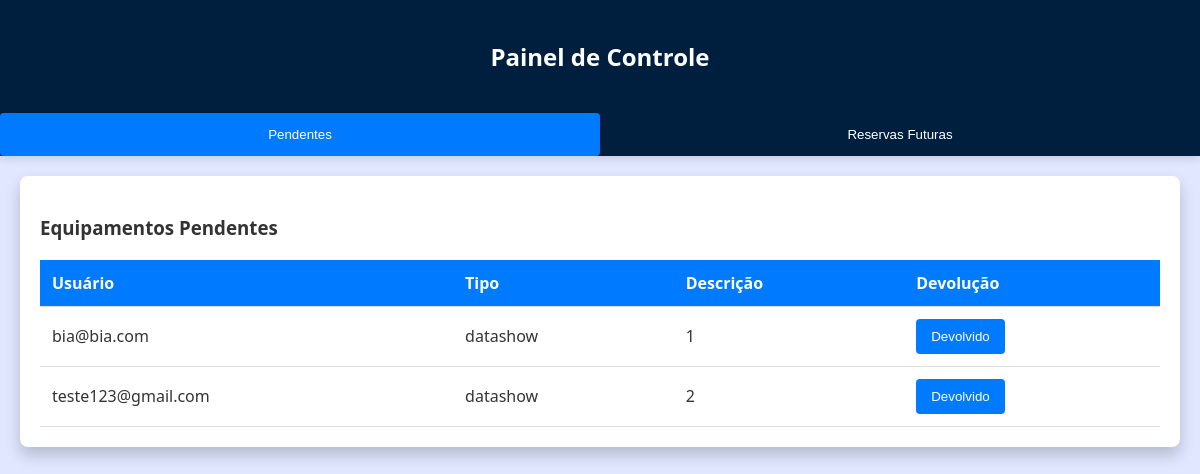
Page /devolucao on the earlier database version.
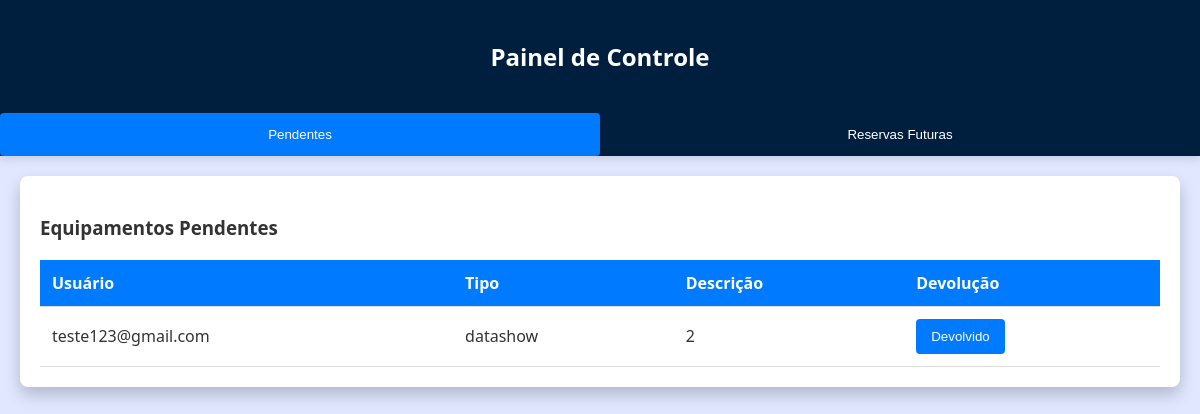
Same page on the later database version.
### main.py (models this page shows)
class Agendamento(db.Model):
    id = db.Column(db.Integer, primary_key=True)
    data = db.Column(db.String(10), nullable=False)  # Exemplo de formato: "2024-05-22"
    horario_inicio = db.Column(db.String(5), nullable=False)  # Exemplo de formato: "15:30"
    horario_fim = db.Column(db.String(5), nullable=False)  # Exemplo de formato: "15:30"
    equipamento_id = db.Column(db.Integer, db.ForeignKey('equipamento.id'), nullable=False)
    devolucao = db.Column(db.Boolean, nullable=False)
    user_id = db.Column(db.Integer, db.ForeignKey('user.id'), nullable=False)
    equipamento = db.relationship('Equipamento', backref=db.backref('agendamentos', lazy=True))
    user = db.relationship('User', backref=db.backref('agendamentos', lazy=True))

class User(UserMixin, db.Model):
    id = db.Column(db.Integer, primary_key=True) # primary keys are required by SQLAlchemy
    email = db.Column(db.String(100), unique=True)
    password = db.Column(db.String(100))
    department = db.Column(db.String(1000))

class Equipamento(db.Model):
    id = db.Column(db.Integer, primary_key=True)
    tipo = db.Column(db.String(100), nullable=False) #datashow/pc/piloto
    modelo =  db.Column(db.String(100)) # e20 2.0
    marca =  db.Column(db.String(100)) # epson / dell
    description = db.Column(db.String(1000))

### main.py (the view)
@app.route("/devolucao")
def devolucao():
    today_date = datetime.today().date().isoformat()
    reserved_equipamentos = db.session.query(Agendamento, User, Equipamento).join(User).join(Equipamento).filter(
        Agendamento.devolucao == False,
        Agendamento.data >= today_date
    ).all()
    pending_equipamentos = db.session.query(Agendamento, User, Equipamento).join(User).join(Equipamento).filter(
        Agendamento.devolucao == False,
        Agendamento.data < today_date
    ).all()
    returned_equipamentos = Agendamento.query.filter_by( devolucao=True).all()
    return render_template("devolucao.html",
                           reserved_equipamentos=reserved_equipamentos,
                           pending_equipamentos=pending_equipamentos
                           )

### templates/devolucao.html (shortened to what this page needs)
<!DOCTYPE html>
<html lang="pt-br">
  <head>
  </head>
  <body>
    <div class="header">
      <h2>Painel de Controle</h2>
    </div>
    <div class="tabs">
      <button class="tablink" onclick="openTab('Pendentes')">Pendentes</button>
      <button class="tablink" onclick="openTab('ReservasFuturas')">
        Reservas Futuras
      </button>
    </div>
    <div id="Pendentes" class="tabcontent">
      <h3>Equipamentos Pendentes</h3>
      <table>
        <tr>
          <th>Usuário</th>
          <th>Tipo</th>
          <th>Descrição</th>
          <th>Devolução</th>
        </tr>
        {% for agendamento, user, equipamento in pending_equipamentos %}
        <tr>
          <td>{{ user.email }}</td>
          <td>{{ equipamento.tipo }}</td>
          <td>{{ equipamento.description }}</td>
          <td>
            <form
              action="{{ url_for('devolucao_post', agendamento_id = agendamento.id) }}"
              method="post"
            >
              <button type="submit">Devolvido</button>
            </form>
          </td>
        </tr>
        {% endfor %}
      </table>
    </div>
  </body>
</html>

### templates/devolucao.html (style rules this page uses)
body { font-family: "Segoe UI", Tahoma, Geneva, Verdana, sans-serif; margin: 0; padding: 0; background-color: #e0e7ff; color: #333; }
.header { background-color: #001f3f; color: #fff; padding: 20px; text-align: center; }
.tabs { display: flex; justify-content: center; background-color: #001f3f; box-shadow: 0 4px 8px rgba(0, 0, 0, 0.1); }
.tablink { background-color: #001f3f; border: none; outline: none; cursor: pointer; padding: 14px 20px; color: #fff; transition: background-color 0.3s, color 0.3s; flex: 1; text-align: center; }
.tablink.active { background-color: #007bff; color: #fff; }
.tabcontent { display: none; padding: 20px; background-color: #ffffff; border-radius: 8px; box-shadow: 0 8px 16px rgba(0, 0, 0, 0.2); margin: 20px; }
table { width: 100%; border-collapse: collapse; margin-top: 20px; }
th, td { padding: 12px; text-align: left; border-bottom: 1px solid #ddd; }
th { background-color: #007bff; color: #fff; }
button { background-color: #007bff; color: white; border: none; padding: 10px 15px; cursor: pointer; transition: background-color 0.3s ease; border-radius: 4px; }

Differences in the rows shown:
no longer on this page (row edited): Agendamento: email "bia@bia.com", tipo "datashow", description "1"
